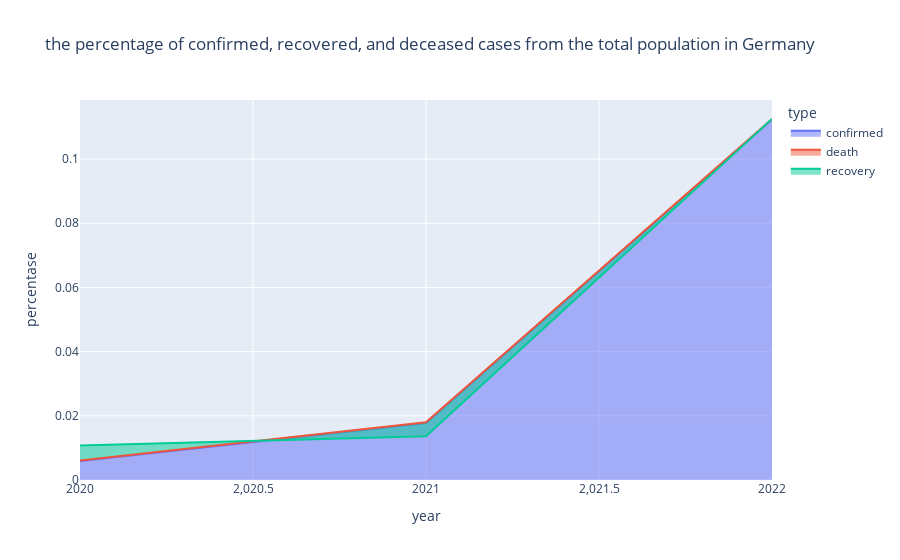

Source (notebook cell):
### Code cell
Germany_cases_chart =px.area(Germany_cases,x="year",y="percentase",color="type",line_group="type", title = " the percentage of confirmed, recovered, and deceased cases from the total population in Germany")
Germany_cases_chart.show()

### Figure 1 — Plotly figure (JSON) as saved in the notebook; plotly's stock layout.template omitted (floating-point values rounded to 4 significant figures)
{"data": [{"fillpattern": {"shape": ""}, "hovertemplate": "type=confirmed<br>year=%{x}<br>percentase=%{y}<extra></extra>", "legendgroup": "confirmed", "line": {"color": "#636efa"}, "marker": {"symbol": "circle"}, "mode": "lines", "name": "confirmed", "orientation": "v", "showlegend": true, "stackgroup": "1", "type": "scatter", "x": [2020, 2021, 2022], "xaxis": "x", "y": [0.00595, 0.01776, 0.1123], "yaxis": "y"}, {"fillpattern": {"shape": ""}, "hovertemplate": "type=death<br>year=%{x}<br>percentase=%{y}<extra></extra>", "legendgroup": "death", "line": {"color": "#EF553B"}, "marker": {"symbol": "circle"}, "mode": "lines", "name": "death", "orientation": "v", "showlegend": true, "stackgroup": "1", "type": "scatter", "x": [2020, 2021, 2022], "xaxis": "x", "y": [0.0001144, 0.0002579, 0.0001645], "yaxis": "y"}, {"fillpattern": {"shape": ""}, "hovertemplate": "type=recovery<br>year=%{x}<br>percentase=%{y}<extra></extra>", "legendgroup": "recovery", "line": {"color": "#00cc96"}, "marker": {"symbol": "circle"}, "mode": "lines", "name": "recovery", "orientation": "v", "showlegend": true, "stackgroup": "1", "type": "scatter", "x": [2020, 2021, 2022], "xaxis": "x", "y": [0.004673, -0.004417, 0], "yaxis": "y"}], "layout": {"legend": {"title": {"text": "type"}, "tracegroupgap": 0}, "title": {"text": " the percentage of confirmed, recovered, and deceased cases from the total population in Germany"}, "xaxis": {"anchor": "y", "domain": [0, 1], "title": {"text": "year"}}, "yaxis": {"anchor": "x", "domain": [0, 1], "title": {"text": "percentase"}}}}
